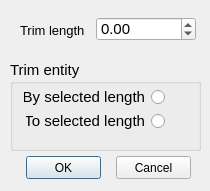
<?xml version="1.0" encoding="UTF-8"?>
<ui version="4.0">
 <class>Trim_Dialog</class>
 <widget class="QDialog" name="Trim_Dialog">
  <property name="geometry">
   <rect>
    <x>0</x>
    <y>0</y>
    <width>210</width>
    <height>191</height>
   </rect>
  </property>
  <property name="minimumSize">
   <size>
    <width>210</width>
    <height>191</height>
   </size>
  </property>
  <property name="maximumSize">
   <size>
    <width>210</width>
    <height>191</height>
   </size>
  </property>
  <property name="windowTitle">
   <string>Trim to length</string>
  </property>
  <widget class="QGroupBox" name="groupBox">
   <property name="geometry">
    <rect>
     <x>10</x>
     <y>60</y>
     <width>191</width>
     <height>91</height>
    </rect>
   </property>
   <property name="font">
    <font>
     <family>Arial</family>
     <pointsize>11</pointsize>
    </font>
   </property>
   <property name="title">
    <string>Trim entity</string>
   </property>
   <widget class="QRadioButton" name="_101">
    <property name="geometry">
     <rect>
      <x>14</x>
      <y>27</y>
      <width>141</width>
      <height>20</height>
     </rect>
    </property>
    <property name="layoutDirection">
     <enum>Qt::RightToLeft</enum>
    </property>
    <property name="text">
     <string>By selected length</string>
    </property>
   </widget>
   <widget class="QRadioButton" name="_102">
    <property name="geometry">
     <rect>
      <x>16</x>
      <y>51</y>
      <width>139</width>
      <height>20</height>
     </rect>
    </property>
    <property name="layoutDirection">
     <enum>Qt::RightToLeft</enum>
    </property>
    <property name="text">
     <string>To selected length</string>
    </property>
   </widget>
  </widget>
  <widget class="QPushButton" name="_2">
   <property name="geometry">
    <rect>
     <x>116</x>
     <y>156</y>
     <width>75</width>
     <height>23</height>
    </rect>
   </property>
   <property name="text">
    <string>Cancel</string>
   </property>
   <property name="autoDefault">
    <bool>false</bool>
   </property>
  </widget>
  <widget class="QPushButton" name="_1">
   <property name="geometry">
    <rect>
     <x>26</x>
     <y>156</y>
     <width>75</width>
     <height>23</height>
    </rect>
   </property>
   <property name="text">
    <string>OK</string>
   </property>
   <property name="default">
    <bool>true</bool>
   </property>
  </widget>
  <widget class="QLabel" name="label">
   <property name="geometry">
    <rect>
     <x>20</x>
     <y>20</y>
     <width>91</width>
     <height>20</height>
    </rect>
   </property>
   <property name="font">
    <font>
     <pointsize>10</pointsize>
    </font>
   </property>
   <property name="text">
    <string>Trim length</string>
   </property>
   <property name="alignment">
    <set>Qt::AlignLeading|Qt::AlignLeft|Qt::AlignVCenter</set>
   </property>
  </widget>
  <widget class="RCDoubleSpinBox" name="_100">
   <property name="geometry">
    <rect>
     <x>96</x>
     <y>17</y>
     <width>100</width>
     <height>24</height>
    </rect>
   </property>
   <property name="font">
    <font>
     <family>Arial</family>
     <pointsize>11</pointsize>
    </font>
   </property>
   <property name="minimum">
    <double>-100000000.000000000000000</double>
   </property>
   <property name="maximum">
    <double>100000000.000000000000000</double>
   </property>
  </widget>
 </widget>
 <customwidgets>
  <customwidget>
   <class>RCDoubleSpinBox</class>
   <extends>QDoubleSpinBox</extends>
   <header>../RealCADQt/source/rcdoublespinbox.h</header>
  </customwidget>
 </customwidgets>
 <resources/>
 <connections/>
</ui>
